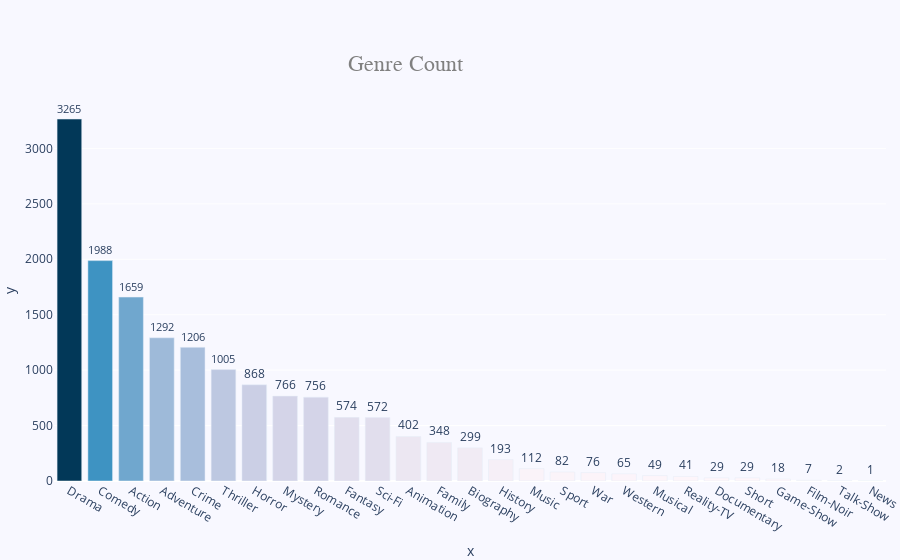

Notebook code cell kept with this figure:
### Code cell
genres = pd.DataFrame(data.Genre.str.split(',', expand=True).stack(), columns= ['Genre'])  
genres = genres.reset_index(drop = True)  
genres['Genre'] = genres['Genre'].str.lstrip()
genres['Genre'] = genres['Genre'].str.rstrip()

genre_count = pd.DataFrame(genres.groupby(by = ['Genre']).size(),columns = ['count'])  
genre_count = genre_count.reset_index().sort_values(by='count',ascending=False)

fig = px.bar(x = genre_count['Genre'],
             y = genre_count['count'],
            text = genre_count['count'],
            title='Genre Count')

fig.update_traces(textposition='outside',marker=dict(color=genre_count['count'],colorscale='PuBu'))

fig.update_layout(margin={'b':0,'l':0,'r':0},
                   paper_bgcolor ='rgb(248,248,255)',
                   plot_bgcolor = 'rgb(248,248,255)',
                   title={'font':{
                             'family':'monospace',
                             'size':22,
                             'color': 'grey'
                         },
                        'x':0.45,'y':0.9})
fig.show()

### Figure 1 — Plotly figure (JSON) as saved in the notebook; plotly's stock layout.template omitted (floating-point values rounded to 4 significant figures)
{"data": [{"alignmentgroup": "True", "hovertemplate": "x=%{x}<br>y=%{y}<br>text=%{text}<extra></extra>", "legendgroup": "", "marker": {"color": [3265, 1988, 1659, 1292, 1206, 1005, 868, 766, 756, 574, 572, 402, 348, 299, 193, 112, 82, 76, 65, 49, 41, 29, 29, 18, 7, 2, 1], "colorscale": [[0, "rgb(255,247,251)"], [0.125, "rgb(236,231,242)"], [0.25, "rgb(208,209,230)"], [0.375, "rgb(166,189,219)"], [0.5, "rgb(116,169,207)"], [0.625, "rgb(54,144,192)"], [0.75, "rgb(5,112,176)"], [0.875, "rgb(4,90,141)"], [1, "rgb(2,56,88)"]], "pattern": {"shape": ""}}, "name": "", "offsetgroup": "", "orientation": "v", "showlegend": false, "text": [3265, 1988, 1659, 1292, 1206, 1005, 868, 766, 756, 574, 572, 402, 348, 299, 193, 112, 82, 76, 65, 49, 41, 29, 29, 18, 7, 2, 1], "textposition": "outside", "type": "bar", "x": ["Drama", "Comedy", "Action", "Adventure", "Crime", "Thriller", "Horror", "Mystery", "Romance", "Fantasy", "Sci-Fi", "Animation", "Family", "Biography", "History", "Music", "Sport", "War", "Western", "Musical", "Reality-TV", "Documentary", "Short", "Game-Show", "Film-Noir", "Talk-Show", "News"], "xaxis": "x", "y": [3265, 1988, 1659, 1292, 1206, 1005, 868, 766, 756, 574, 572, 402, 348, 299, 193, 112, 82, 76, 65, 49, 41, 29, 29, 18, 7, 2, 1], "yaxis": "y"}], "layout": {"barmode": "relative", "legend": {"tracegroupgap": 0}, "margin": {"b": 0, "l": 0, "r": 0}, "paper_bgcolor": "rgb(248,248,255)", "plot_bgcolor": "rgb(248,248,255)", "title": {"font": {"color": "grey", "family": "monospace", "size": 22}, "text": "Genre Count", "x": 0.45, "y": 0.9}, "xaxis": {"anchor": "y", "domain": [0, 1], "title": {"text": "x"}}, "yaxis": {"anchor": "x", "domain": [0, 1], "title": {"text": "y"}}}}
